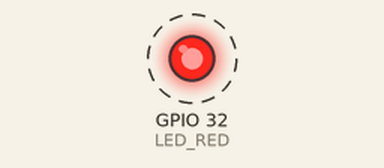
A sketch run on a simulated ESP32. On the bench: output pins drawn as LEDs (lit = HIGH). Dashed ring = blinking. What the sketch prints to the serial monitor is not drawn.

Above: at 0.2 s.
Timing chart, 0 to 3.0 s (numbered marks = the images above):
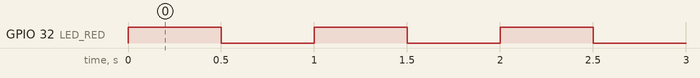

Measured:
- by itself, GPIO 32 (LED_RED): alternates HIGH for 0.50 s and LOW for 0.50 s

The sketch:

LED_Blinking.ino
```cpp
#define LED_RED 32

void setup() {
  Serial.begin(115200);
  pinMode(LED_RED,OUTPUT);
  digitalWrite(LED_RED, LOW);
}

void loop() {
  Serial.println("loop ...");
  digitalWrite(LED_RED, HIGH);
  delay(500);
  digitalWrite(LED_RED, LOW);
  delay(500);
}
```
